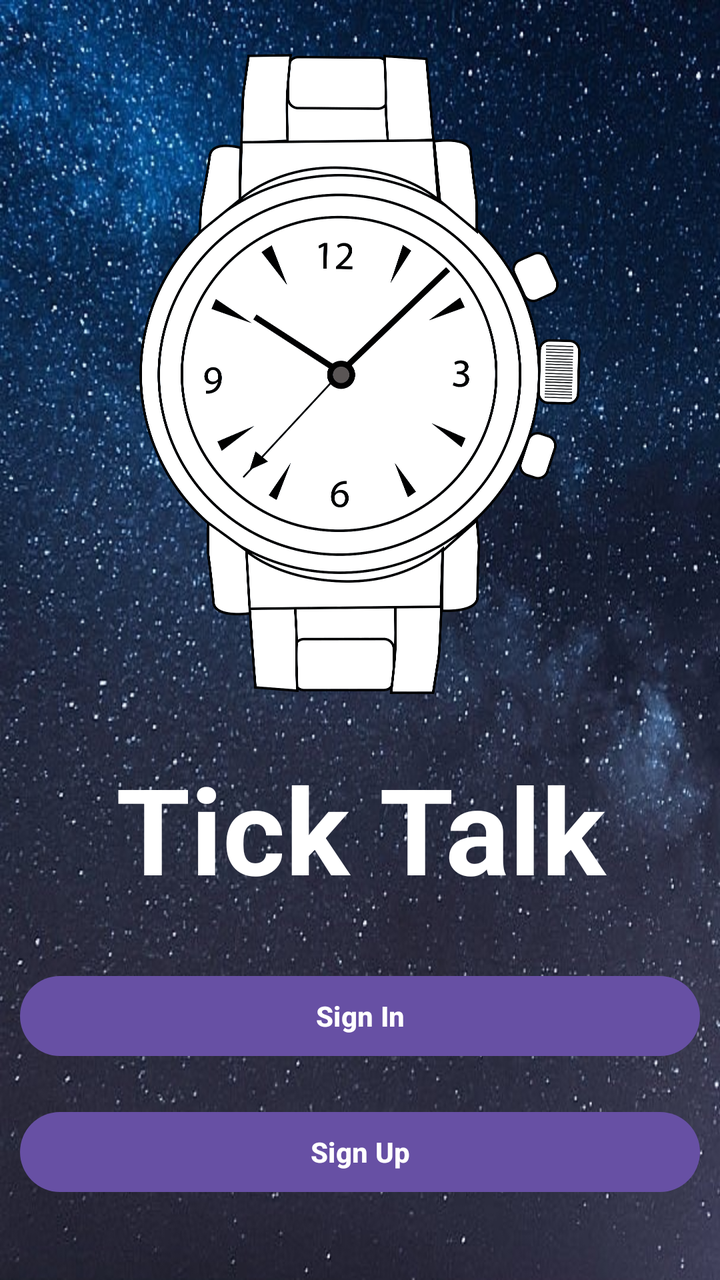
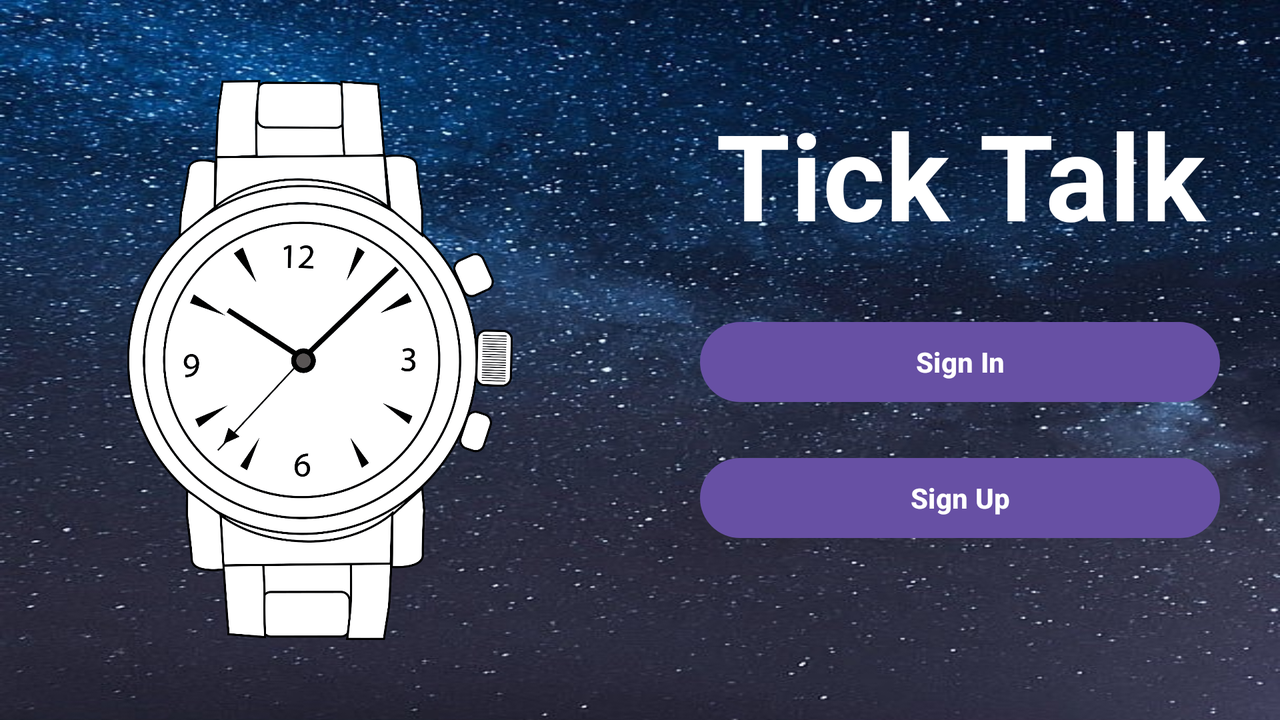

First picture: res/layout/ on a phone held upright. Second picture: the repository's own variant of that layout, on a device whose configuration matches the variant's folder. Source for both follows.
<!-- AndroidManifest.xml: application theme Theme.Project2 -->
<!-- res/layout/activity_main.xml -->
<?xml version="1.0" encoding="utf-8"?>
<androidx.constraintlayout.widget.ConstraintLayout xmlns:android="http://schemas.android.com/apk/res/android"
    xmlns:app="http://schemas.android.com/apk/res-auto"
    xmlns:tools="http://schemas.android.com/tools"
    android:id="@+id/main"
    android:layout_width="match_parent"
    android:layout_height="match_parent"
    android:background="@drawable/background"
    tools:context=".MainActivity">

    <ImageView
        android:id="@+id/imageView2"
        android:layout_width="270dp"
        android:layout_height="320dp"
        app:layout_constraintBottom_toTopOf="@+id/linearLayout"
        app:layout_constraintEnd_toEndOf="parent"
        app:layout_constraintHorizontal_bias="0.5"
        app:layout_constraintStart_toStartOf="parent"
        app:layout_constraintTop_toTopOf="parent"
        app:layout_constraintVertical_bias="0.5"
        app:srcCompat="@drawable/watch_logo" />

    <LinearLayout
        android:id="@+id/linearLayout"
        android:layout_width="match_parent"
        android:layout_height="wrap_content"
        android:layout_marginBottom="30dp"
        android:orientation="vertical"
        app:layout_constraintBottom_toBottomOf="parent"
        app:layout_constraintEnd_toEndOf="parent"
        app:layout_constraintHorizontal_bias="0.5"
        app:layout_constraintStart_toStartOf="parent">

        <TextView
            android:id="@+id/textView"
            android:layout_width="match_parent"
            android:layout_height="wrap_content"
            android:layout_marginBottom="20dp"
            android:text="Tick Talk"
            android:textSize="60sp"
            android:textStyle="bold"
            android:textAlignment="center"
            android:textColor="@color/white"
            app:layout_constraintBottom_toBottomOf="parent"
            app:layout_constraintEnd_toEndOf="parent"
            app:layout_constraintStart_toStartOf="parent" />

        <Button
            android:id="@+id/sign_in"
            android:layout_width="match_parent"
            android:layout_height="wrap_content"
            android:layout_margin="10dp"
            android:text="Sign In"
            android:textStyle="bold"/>

        <Button
            android:id="@+id/sign_up"
            android:layout_width="match_parent"
            android:layout_height="wrap_content"
            android:layout_margin="10dp"
            android:text="Sign Up"
            android:textStyle="bold"/>
    </LinearLayout>

</androidx.constraintlayout.widget.ConstraintLayout>
<!-- resources referenced by this layout -->
<resources>
  <color name="white">#FFFFFFFF</color>
  <!-- drawable background: jpg bitmap (drawable, 140352 bytes) -->
  <!-- drawable watch_logo: png bitmap (drawable, 310330 bytes) -->
  <style name="Theme.Project2" parent="Base.Theme.Project2" />
  <style name="Base.Theme.Project2" parent="Theme.Material3.DayNight.NoActionBar">
          
  
      </style>
</resources>
<!-- res/layout-land/activity_main.xml (the repository's variant of the layout above) -->
<!-- drawn on the phone turned sideways -->
<?xml version="1.0" encoding="utf-8"?>
<androidx.constraintlayout.widget.ConstraintLayout xmlns:android="http://schemas.android.com/apk/res/android"
    xmlns:app="http://schemas.android.com/apk/res-auto"
    xmlns:tools="http://schemas.android.com/tools"
    android:id="@+id/main"
    android:layout_width="match_parent"
    android:layout_height="match_parent"
    android:background="@drawable/background"
    tools:context=".MainActivity">

    <LinearLayout
        android:layout_width="match_parent"
        android:layout_height="match_parent"
        android:orientation="horizontal">

        <LinearLayout
            android:layout_width="0dp"
            android:layout_height="match_parent"
            android:layout_marginVertical="40dp"
            android:orientation="vertical"
            android:layout_weight="1"
            android:gravity="center">
            <ImageView
                android:id="@+id/imageView2"
                android:layout_width="270dp"
                android:layout_height="match_parent"
                app:layout_constraintBottom_toTopOf="@+id/linearLayout"
                app:layout_constraintEnd_toEndOf="parent"
                app:layout_constraintHorizontal_bias="0.5"
                app:layout_constraintStart_toStartOf="parent"
                app:layout_constraintTop_toTopOf="parent"
                app:layout_constraintVertical_bias="0.5"
                app:srcCompat="@drawable/watch_logo" />
        </LinearLayout>

        <androidx.constraintlayout.widget.ConstraintLayout
            android:layout_width="0dp"
            android:layout_height="match_parent"
            android:layout_weight="1">

            <LinearLayout
                android:id="@+id/linearLayout"
                android:layout_width="match_parent"
                android:layout_height="wrap_content"
                android:layout_marginBottom="30dp"
                android:orientation="vertical"
                app:layout_constraintBottom_toBottomOf="parent"
                app:layout_constraintEnd_toEndOf="parent"
                app:layout_constraintHorizontal_bias="0.5"
                app:layout_constraintStart_toStartOf="parent"
                app:layout_constraintTop_toTopOf="parent"
                app:layout_constraintVertical_bias="0.5">

                <TextView
                    android:id="@+id/textView"
                    android:layout_width="match_parent"
                    android:layout_height="wrap_content"
                    android:layout_marginBottom="20dp"
                    android:text="Tick Talk"
                    android:textAlignment="center"
                    android:textColor="@color/white"
                    android:textSize="60sp"
                    android:textStyle="bold"
                    app:layout_constraintBottom_toBottomOf="parent"
                    app:layout_constraintEnd_toEndOf="parent"
                    app:layout_constraintStart_toStartOf="parent" />

                <Button
                    android:id="@+id/sign_in"
                    android:layout_width="match_parent"
                    android:layout_height="wrap_content"
                    android:layout_marginVertical="10dp"
                    android:layout_marginHorizontal="30dp"
                    android:text="Sign In"
                    android:textStyle="bold" />

                <Button
                    android:id="@+id/sign_up"
                    android:layout_width="match_parent"
                    android:layout_height="wrap_content"
                    android:layout_marginVertical="10dp"
                    android:layout_marginHorizontal="30dp"
                    android:text="Sign Up"
                    android:textStyle="bold" />
            </LinearLayout>
        </androidx.constraintlayout.widget.ConstraintLayout>

    </LinearLayout>



</androidx.constraintlayout.widget.ConstraintLayout>
